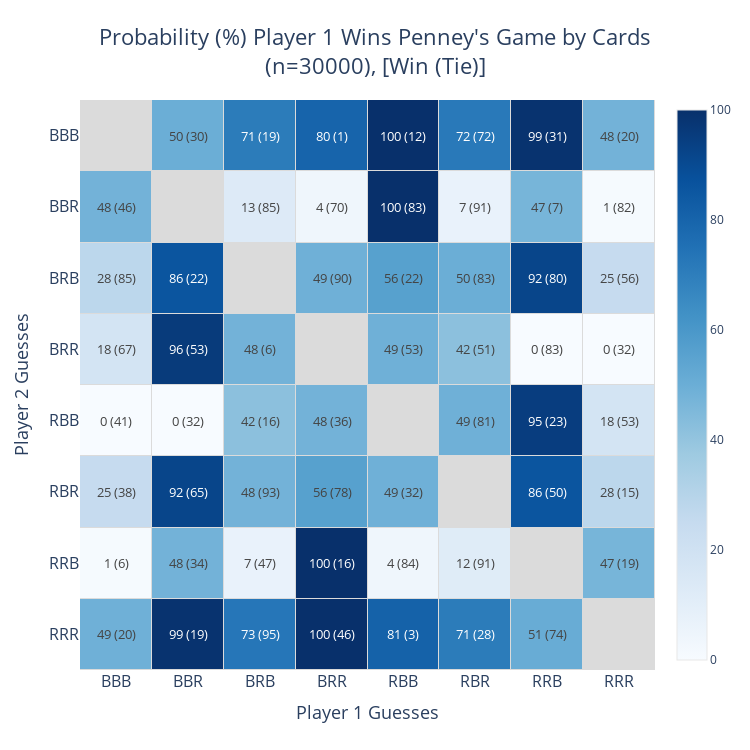
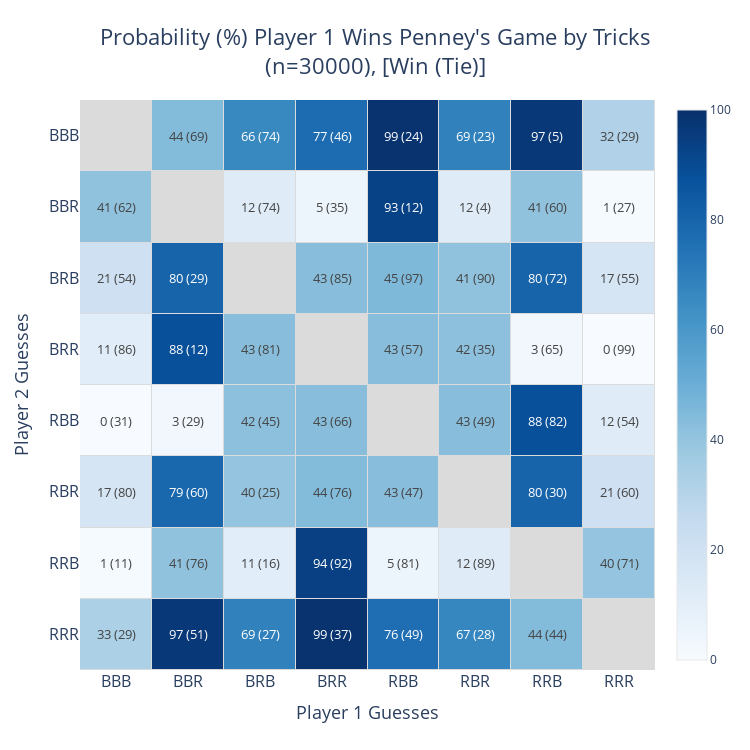

The cell these charts' notebook holds for them, in order:
### Code cell
get_heatmaps('html')

### Figure 1 — Plotly figure (JSON) as saved in the notebook; plotly's stock layout.template omitted (floating-point values rounded to 4 significant figures)
{"data": [{"colorbar": {"outlinecolor": "#E7E7E7", "outlinewidth": 1, "ticktext": [0, 20, 40, 60, 80, 100], "tickvals": [0, 20, 40, 60, 80, 100]}, "colorscale": [[0, "rgb(247,251,255)"], [0.125, "rgb(222,235,247)"], [0.25, "rgb(198,219,239)"], [0.375, "rgb(158,202,225)"], [0.5, "rgb(107,174,214)"], [0.625, "rgb(66,146,198)"], [0.75, "rgb(33,113,181)"], [0.875, "rgb(8,81,156)"], [1, "rgb(8,48,107)"]], "customdata": [[20, 19, 95, 46, 3, 28, 74, null], [6, 34, 47, 16, 84, 91, null, 19], [38, 65, 93, 78, 32, null, 50, 15], [41, 32, 16, 36, null, 81, 23, 53], [67, 53, 6, null, 53, 51, 83, 32], [85, 22, null, 90, 22, 83, 80, 56], [46, null, 85, 70, 83, 91, 7, 82], [null, 30, 19, 1, 12, 72, 31, 20]], "hoverongaps": false, "hovertemplate": "P1: %{x}, P2: %{y}<br>P1 Win Probability: %{z}%<br>Tie Probability: %{customdata}%", "name": "", "text": [["49 (20)", "99 (19)", "73 (95)", "100 (46)", "81 (3)", "71 (28)", "51 (74)", ""], ["1 (6)", "48 (34)", "7 (47)", "100 (16)", "4 (84)", "12 (91)", "", "47 (19)"], ["25 (38)", "92 (65)", "48 (93)", "56 (78)", "49 (32)", "", "86 (50)", "28 (15)"], ["0 (41)", "0 (32)", "42 (16)", "48 (36)", "", "49 (81)", "95 (23)", "18 (53)"], ["18 (67)", "96 (53)", "48 (6)", "", "49 (53)", "42 (51)", "0 (83)", "0 (32)"], ["28 (85)", "86 (22)", "", "49 (90)", "56 (22)", "50 (83)", "92 (80)", "25 (56)"], ["48 (46)", "", "13 (85)", "4 (70)", "100 (83)", "7 (91)", "47 (7)", "1 (82)"], ["", "50 (30)", "71 (19)", "80 (1)", "100 (12)", "72 (72)", "99 (31)", "48 (20)"]], "textfont": {"size": 13}, "texttemplate": "%{text}", "type": "heatmap", "x": ["BBB", "BBR", "BRB", "BRR", "RBB", "RBR", "RRB", "RRR"], "xgap": 1, "y": ["RRR", "RRB", "RBR", "RBB", "BRR", "BRB", "BBR", "BBB"], "ygap": 1, "z": [[49, 99, 73, 100, 81, 71, 51, null], [1, 48, 7, 100, 4, 12, null, 47], [25, 92, 48, 56, 49, null, 86, 28], [0, 0, 42, 48, null, 49, 95, 18], [18, 96, 48, null, 49, 42, 0, 0], [28, 86, null, 49, 56, 50, 92, 25], [48, null, 13, 4, 100, 7, 47, 1], [null, 50, 71, 80, 100, 72, 99, 48]], "zmax": 100, "zmin": 0}], "layout": {"height": 750, "plot_bgcolor": "#DBDBDB", "title": {"font": {"size": 22}, "text": "Probability (%) Player 1 Wins Penney's Game by Cards<br>(n=30000), [Win (Tie)]", "x": 0.5, "y": 0.94}, "width": 750, "xaxis": {"autorange": true, "range": [-0.5, 7.5], "showgrid": false, "tickfont": {"size": 16}, "title": {"font": {"size": 18}, "text": "Player 1 Guesses"}, "type": "category"}, "yaxis": {"autorange": true, "range": [-0.5, 7.5], "showgrid": false, "tickfont": {"size": 16}, "title": {"font": {"size": 18}, "text": "Player 2 Guesses"}, "type": "category"}}}

### Figure 2 — Plotly figure (JSON) as saved in the notebook; plotly's stock layout.template omitted (floating-point values rounded to 4 significant figures)
{"data": [{"colorbar": {"outlinecolor": "#E7E7E7", "outlinewidth": 1, "ticktext": [0, 20, 40, 60, 80, 100], "tickvals": [0, 20, 40, 60, 80, 100]}, "colorscale": [[0, "rgb(247,251,255)"], [0.125, "rgb(222,235,247)"], [0.25, "rgb(198,219,239)"], [0.375, "rgb(158,202,225)"], [0.5, "rgb(107,174,214)"], [0.625, "rgb(66,146,198)"], [0.75, "rgb(33,113,181)"], [0.875, "rgb(8,81,156)"], [1, "rgb(8,48,107)"]], "customdata": [[29, 51, 27, 37, 49, 28, 44, null], [11, 76, 16, 92, 81, 89, null, 71], [80, 60, 25, 76, 47, null, 30, 60], [31, 29, 45, 66, null, 49, 82, 54], [86, 12, 81, null, 57, 35, 65, 99], [54, 29, null, 85, 97, 90, 72, 55], [62, null, 74, 35, 12, 4, 60, 27], [null, 69, 74, 46, 24, 23, 5, 29]], "hoverongaps": false, "hovertemplate": "P1: %{x}, P2: %{y}<br>P1 Win Probability: %{z}%<br>Tie Probability: %{customdata}%", "name": "", "text": [["33 (29)", "97 (51)", "69 (27)", "99 (37)", "76 (49)", "67 (28)", "44 (44)", ""], ["1 (11)", "41 (76)", "11 (16)", "94 (92)", "5 (81)", "12 (89)", "", "40 (71)"], ["17 (80)", "79 (60)", "40 (25)", "44 (76)", "43 (47)", "", "80 (30)", "21 (60)"], ["0 (31)", "3 (29)", "42 (45)", "43 (66)", "", "43 (49)", "88 (82)", "12 (54)"], ["11 (86)", "88 (12)", "43 (81)", "", "43 (57)", "42 (35)", "3 (65)", "0 (99)"], ["21 (54)", "80 (29)", "", "43 (85)", "45 (97)", "41 (90)", "80 (72)", "17 (55)"], ["41 (62)", "", "12 (74)", "5 (35)", "93 (12)", "12 (4)", "41 (60)", "1 (27)"], ["", "44 (69)", "66 (74)", "77 (46)", "99 (24)", "69 (23)", "97 (5)", "32 (29)"]], "textfont": {"size": 13}, "texttemplate": "%{text}", "type": "heatmap", "x": ["BBB", "BBR", "BRB", "BRR", "RBB", "RBR", "RRB", "RRR"], "xgap": 1, "y": ["RRR", "RRB", "RBR", "RBB", "BRR", "BRB", "BBR", "BBB"], "ygap": 1, "z": [[33, 97, 69, 99, 76, 67, 44, null], [1, 41, 11, 94, 5, 12, null, 40], [17, 79, 40, 44, 43, null, 80, 21], [0, 3, 42, 43, null, 43, 88, 12], [11, 88, 43, null, 43, 42, 3, 0], [21, 80, null, 43, 45, 41, 80, 17], [41, null, 12, 5, 93, 12, 41, 1], [null, 44, 66, 77, 99, 69, 97, 32]], "zmax": 100, "zmin": 0}], "layout": {"height": 750, "plot_bgcolor": "#DBDBDB", "title": {"font": {"size": 22}, "text": "Probability (%) Player 1 Wins Penney's Game by Tricks<br>(n=30000), [Win (Tie)]", "x": 0.5, "y": 0.94}, "width": 750, "xaxis": {"autorange": true, "range": [-0.5, 7.5], "showgrid": false, "tickfont": {"size": 16}, "title": {"font": {"size": 18}, "text": "Player 1 Guesses"}, "type": "category"}, "yaxis": {"autorange": true, "range": [-0.5, 7.5], "showgrid": false, "tickfont": {"size": 16}, "title": {"font": {"size": 18}, "text": "Player 2 Guesses"}, "type": "category"}}}
